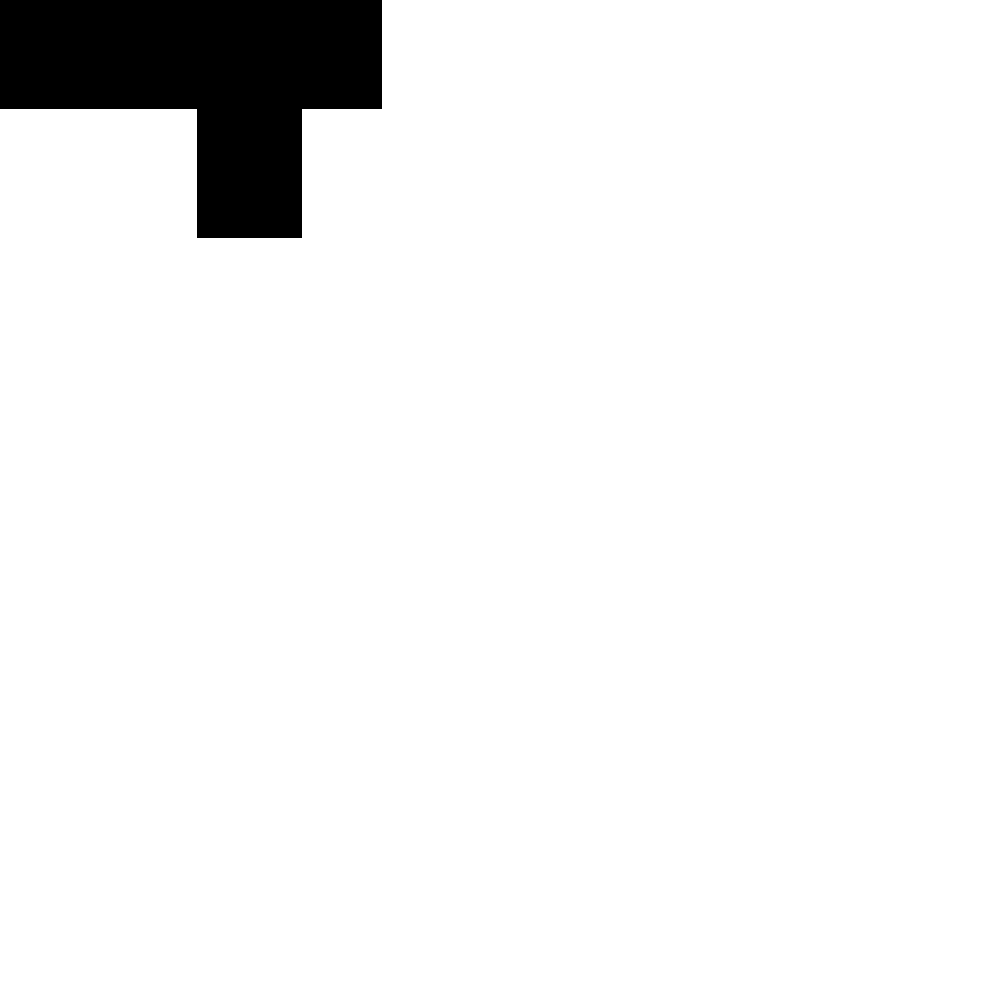
Frame 1 (no input)
Frame 60 (the mouse pressed at the canvas centre just before this capture): identical to frame 1, image omitted
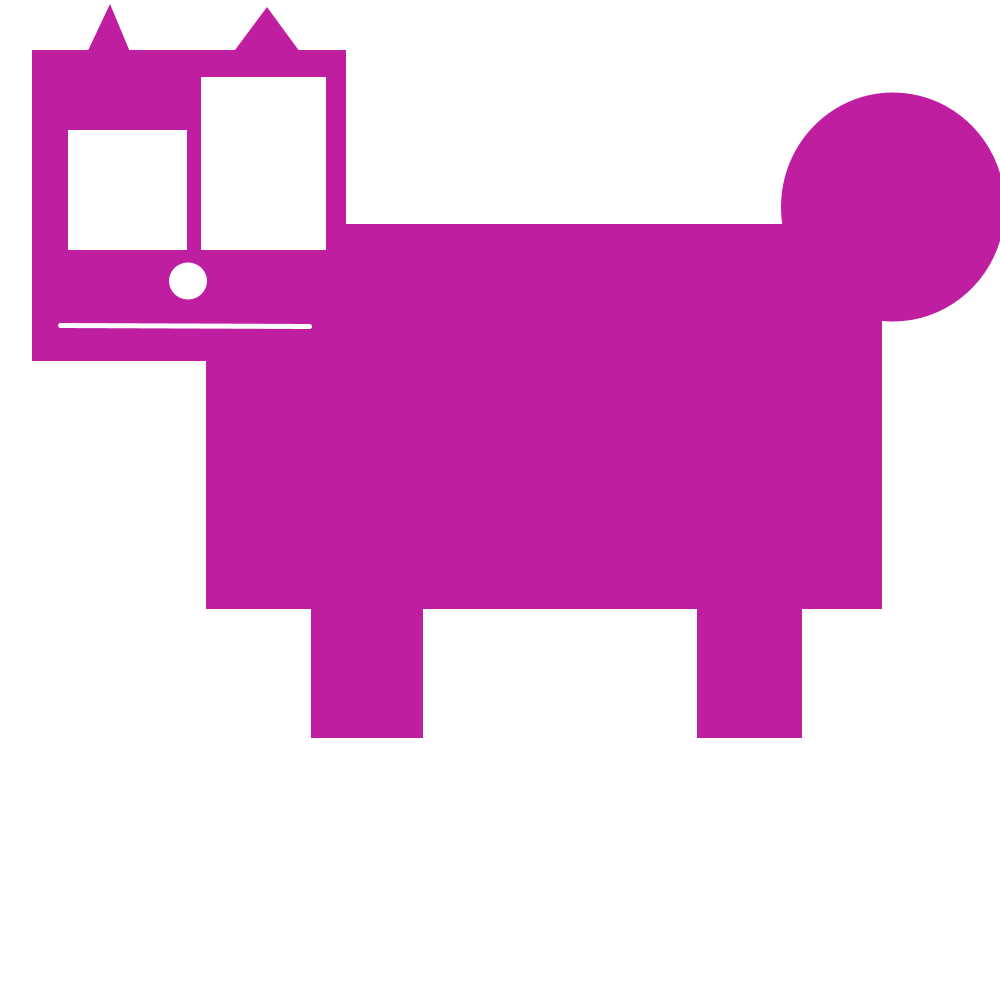
Frame 120 (the mouse held since frame 60 and released just before this capture)

The Processing sketch that drew these frames (run headless with seeded random() and noise(); from frame 60 on, the mouse is pressed at the canvas centre):

// Processing sketch: Helton_P3
// ── Helton_P3.pde
//Tanner Helton
void setup() {
  //Set size and mode of rectangles
  size(1000, 1000);
  rectMode(CORNERS);
}
float r = 0, g = 0, b = 0;
void draw() {
  float x = mouseX;
  float y = mouseY;
  float f = 500;
  //Click the mouse to change the color of the creature and press any key to reset the color to black.
  if (mousePressed) {
    r = random(256);
    g = random(256);
    b = random(256);
  }
  stroke(0);
  noStroke();
  strokeWeight(1);
  background(255);
  fill(r, g, b);
  //Works with this, but not a part of the assignment translate(x-f, y-f);
  triangle(x-(f-84), y-(f-59), x-(f-110), y-(f-4), x-(f-133), y-(f-59));
  triangle(x-(f-232), y-(f-54), x-(f-300), y-(f-52), x-(f-267), y-(f-7));
  rect(x-468, y-450, x-(f-346), y-(f-361));
  rect(x-(f-206), y-(f-224), x+(882-f), y+(609-f));
  fill(255);
  rect(x-(f-68), y-(f-130), x-(f-187), y-(f-250));
  rect(x-(f-326), y-(f-77), x-(f-201), y-(f-250));
  ellipse(x-(f-188), y-(f-281), 38, 37);
  fill(r, g, b);
  rect(x-(f-311), y-(f-338), x-(f-423), y+(738-f));  
  rect(x+(697-f), y-(f-421), x+(802-f), y+(738-f));
  ellipse(x+(893-f), y-(f-207), 224, 229);
  stroke(255);
  strokeWeight(5);
  line(x-(f-309), y-(f-326), x-(f-60), y-(f-325));
}
void keyPressed() {
  r = 0;
  g = 0;
  b = 0;
}
